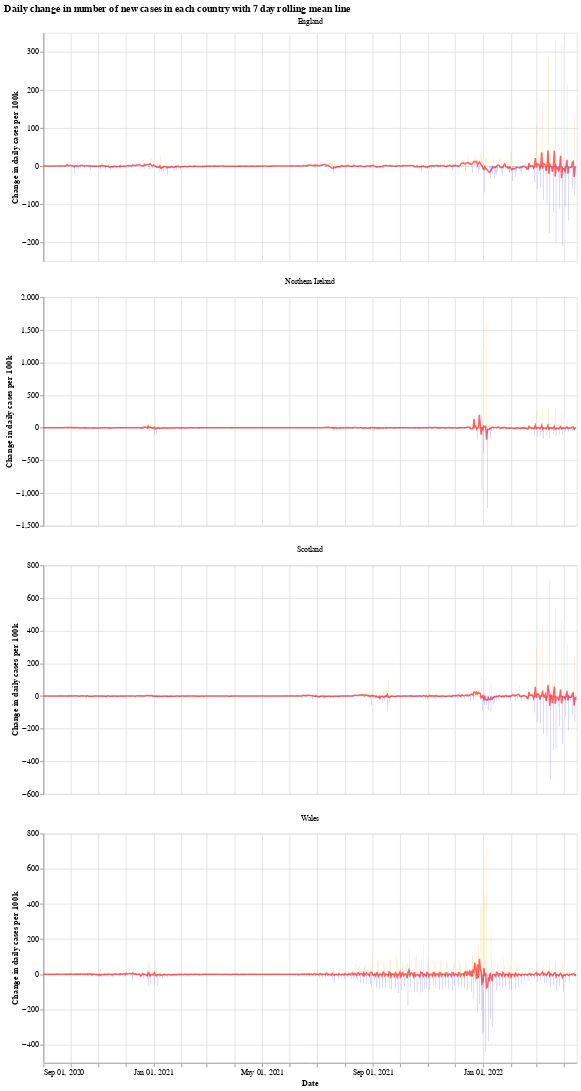

Notebook code cell kept with this figure:
### Markdown cell above
We will use the Python library `Altair` for visualising the data, see the [altair docs](https://altair-viz.github.io/) for more information.

First we have a graph which shows the daily change in the number of new cases for each country. This number jumps up and down all over the place, which is likely due to delay in reporting of new cases over the weekend. Another interesting thing is that it looks like the daily cases in Wales experienced a much shorter period of calm over the summer (calm in the sense of daily cases not jumping up and down).

The orange bars are days when the number of new cases (per 100k population) was more than the previous day, while the blue are days when the number of new cases dropped. The red line is the 7 day moving average. 

When the moving average line is below 0, it means that there is a consistent drop in new cases. We can see this clearly happening around the times that lockdowns were introduced (though, to varying degrees). I will update the graphs soon with a marker of when each lockdown started.

### Code cell
# collapse
import altair as alt

bars = alt.Chart(uk_cases).mark_bar().encode(
    x=alt.X("yearmonthdate(date):T", axis=alt.Axis(title='Date')),
    y=alt.Y("casesChangeRate:Q", axis=alt.Axis(title='Change in daily cases per 100k')),
    tooltip='casesChange',
    color=alt.condition(
        alt.datum.casesChangeRate > 0,
        alt.value("orange"),  # The positive color
        alt.value("blue")  # The negative color
    )
).properties(title='Daily change in number of new cases with 7 day rolling mean',width=700).interactive()

line = alt.Chart(uk_cases).mark_line(
    color='red',
    size=2,
    opacity=0.6
).transform_window(
    rolling_mean='mean(casesChangeRate)',
    frame=[0, 7],
    groupby=['areaName']
).encode(
    x='yearmonthdate(date):T',
    y='rolling_mean:Q'
)

alt.layer(bars, line, data=uk_cases).facet(alt.Column(
    'areaName', title=''), columns=1).resolve_scale(y='independent').properties(title='Daily change in number of new cases in each country with 7 day rolling mean line')

### Figure 1 — Vega-Lite specification as saved in the notebook (floating-point values rounded to 4 significant figures; data arrays with more than 128 entries replaced by an {"elided": "..."} marker saying what was removed)
{"config": {"view": {"continuousWidth": 400, "continuousHeight": 300}}, "data": {"name": "data-6b02ce20a57b8d1eaf5ae099e0900ebe"}, "facet": {"type": "nominal", "field": "areaName", "title": ""}, "spec": {"layer": [{"mark": "bar", "encoding": {"color": {"condition": {"value": "orange", "test": "(datum.casesChangeRate > 0)"}, "value": "blue"}, "tooltip": {"type": "quantitative", "field": "casesChange"}, "x": {"type": "temporal", "axis": {"title": "Date"}, "field": "date", "timeUnit": "yearmonthdate"}, "y": {"type": "quantitative", "axis": {"title": "Change in daily cases per 100k"}, "field": "casesChangeRate"}}, "selection": {"selector001": {"type": "interval", "bind": "scales", "encodings": ["x", "y"]}}, "title": "Daily change in number of new cases with 7 day rolling mean", "width": 700}, {"mark": {"type": "line", "color": "red", "opacity": 0.6, "size": 2}, "encoding": {"x": {"type": "temporal", "field": "date", "timeUnit": "yearmonthdate"}, "y": {"type": "quantitative", "field": "rolling_mean"}}, "transform": [{"window": [{"op": "mean", "field": "casesChangeRate", "as": "rolling_mean"}], "frame": [0, 7], "groupby": ["areaName"]}]}]}, "columns": 1, "resolve": {"scale": {"y": "independent"}}, "title": "Daily change in number of new cases in each country with 7 day rolling mean line", "$schema": "https://vega.github.io/schema/vega-lite/v4.8.1.json", "datasets": {"data-6b02ce20a57b8d1eaf5ae099e0900ebe": {"elided": "2364 records"}}}
